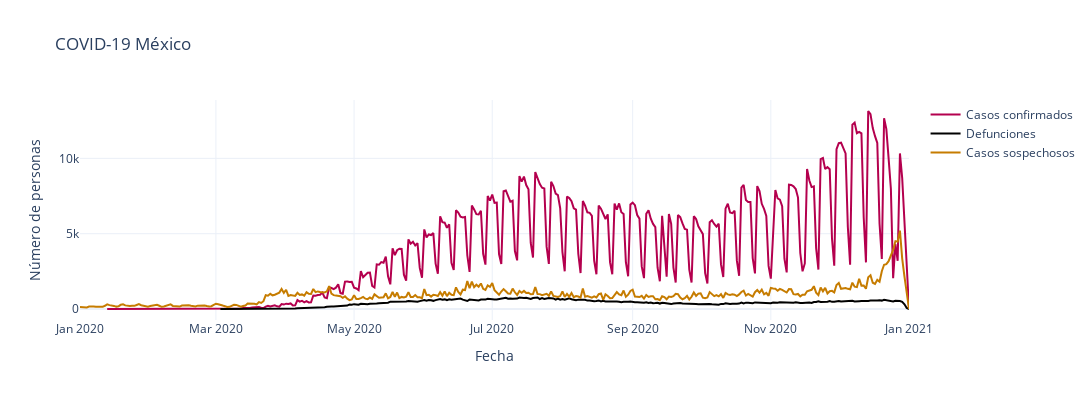

This figure's notebook cell:
### Code cell
# Ploting each line in the same figure ...

# fig_2 = px.line(confirmados_por_fecha, x = "fecha_sintomas", y = "confirmados", width = 1000, height= 300,
#                  labels= dict(fecha_sintomas = "Fecha", confirmados = "Número de personas", name = "Casos confirmados"))

fig_2 = go.Figure()

fig_2.add_trace(go.Scatter(x = confirmados_por_fecha["fecha_ingreso"], y = confirmados_por_fecha["confirmados"], 
                mode = "lines",name = "Casos confirmados", line = dict(color = "#b4004e")) )
fig_2.add_trace(go.Scatter(x = defunciones_por_fecha["fecha_defuncion"], y = defunciones_por_fecha["defunciones"], 
                mode = "lines",name = "Defunciones", line = dict(color = "black") ) )
fig_2.add_trace(go.Scatter(x = sospechosos_por_fecha["fecha_sintomas"], y = sospechosos_por_fecha["sospechosos"],
                mode = "lines", name = "Casos sospechosos", line = dict(color = "#c67c00")))

fig_2.update_xaxes(showgrid = True, title = "Fecha")
fig_2.update_yaxes(showgrid = True , title = "Número de personas")
fig_2.update_layout( width = 1200, height= 400 , title = "COVID-19 México")
fig_2.show()

### Figure 1 — Plotly figure (JSON) as saved in the notebook; plotly's stock layout.template omitted (floating-point values rounded to 4 significant figures; data arrays with more than 128 entries replaced by an {"elided": "..."} marker saying what was removed)
{"data": [{"line": {"color": "#b4004e"}, "mode": "lines", "name": "Casos confirmados", "type": "scatter", "x": {"elided": "314 str values"}, "y": {"elided": "314 int values"}}, {"line": {"color": "black"}, "mode": "lines", "name": "Defunciones", "type": "scatter", "x": {"elided": "291 str values"}, "y": {"elided": "291 int values"}}, {"line": {"color": "#c67c00"}, "mode": "lines", "name": "Casos sospechosos", "type": "scatter", "x": {"elided": "367 str values"}, "y": {"elided": "367 int values"}}], "layout": {"height": 400, "title": {"text": "COVID-19 México"}, "width": 1200, "xaxis": {"showgrid": true, "title": {"text": "Fecha"}}, "yaxis": {"showgrid": true, "title": {"text": "Número de personas"}}}}
